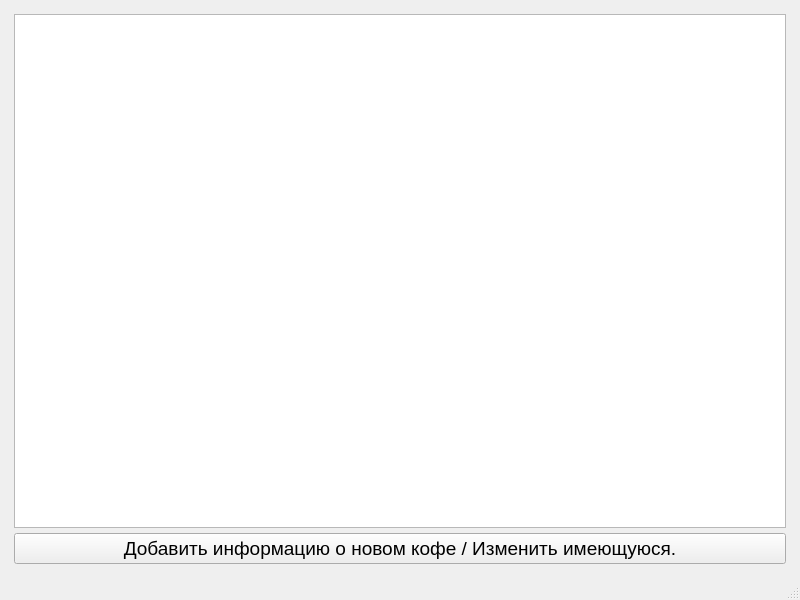
<?xml version="1.0" encoding="UTF-8"?>
<ui version="4.0">
 <class>Coffee</class>
 <widget class="QMainWindow" name="Coffee">
  <property name="geometry">
   <rect>
    <x>0</x>
    <y>0</y>
    <width>800</width>
    <height>600</height>
   </rect>
  </property>
  <property name="minimumSize">
   <size>
    <width>800</width>
    <height>600</height>
   </size>
  </property>
  <property name="maximumSize">
   <size>
    <width>800</width>
    <height>600</height>
   </size>
  </property>
  <property name="windowTitle">
   <string>Coffee</string>
  </property>
  <widget class="QWidget" name="centralwidget">
   <layout class="QGridLayout" name="gridLayout_2">
    <item row="0" column="0">
     <layout class="QGridLayout" name="gridLayout">
      <property name="leftMargin">
       <number>5</number>
      </property>
      <property name="topMargin">
       <number>5</number>
      </property>
      <property name="rightMargin">
       <number>5</number>
      </property>
      <property name="bottomMargin">
       <number>5</number>
      </property>
      <property name="horizontalSpacing">
       <number>0</number>
      </property>
      <property name="verticalSpacing">
       <number>5</number>
      </property>
      <item row="0" column="0">
       <widget class="QTableView" name="coffee_view"/>
      </item>
      <item row="1" column="0">
       <widget class="QPushButton" name="add_btn">
        <property name="font">
         <font>
          <pointsize>14</pointsize>
         </font>
        </property>
        <property name="text">
         <string>Добавить информацию о новом кофе / Изменить имеющуюся.</string>
        </property>
       </widget>
      </item>
     </layout>
    </item>
   </layout>
  </widget>
  <widget class="QStatusBar" name="statusbar"/>
 </widget>
 <resources/>
 <connections/>
</ui>
